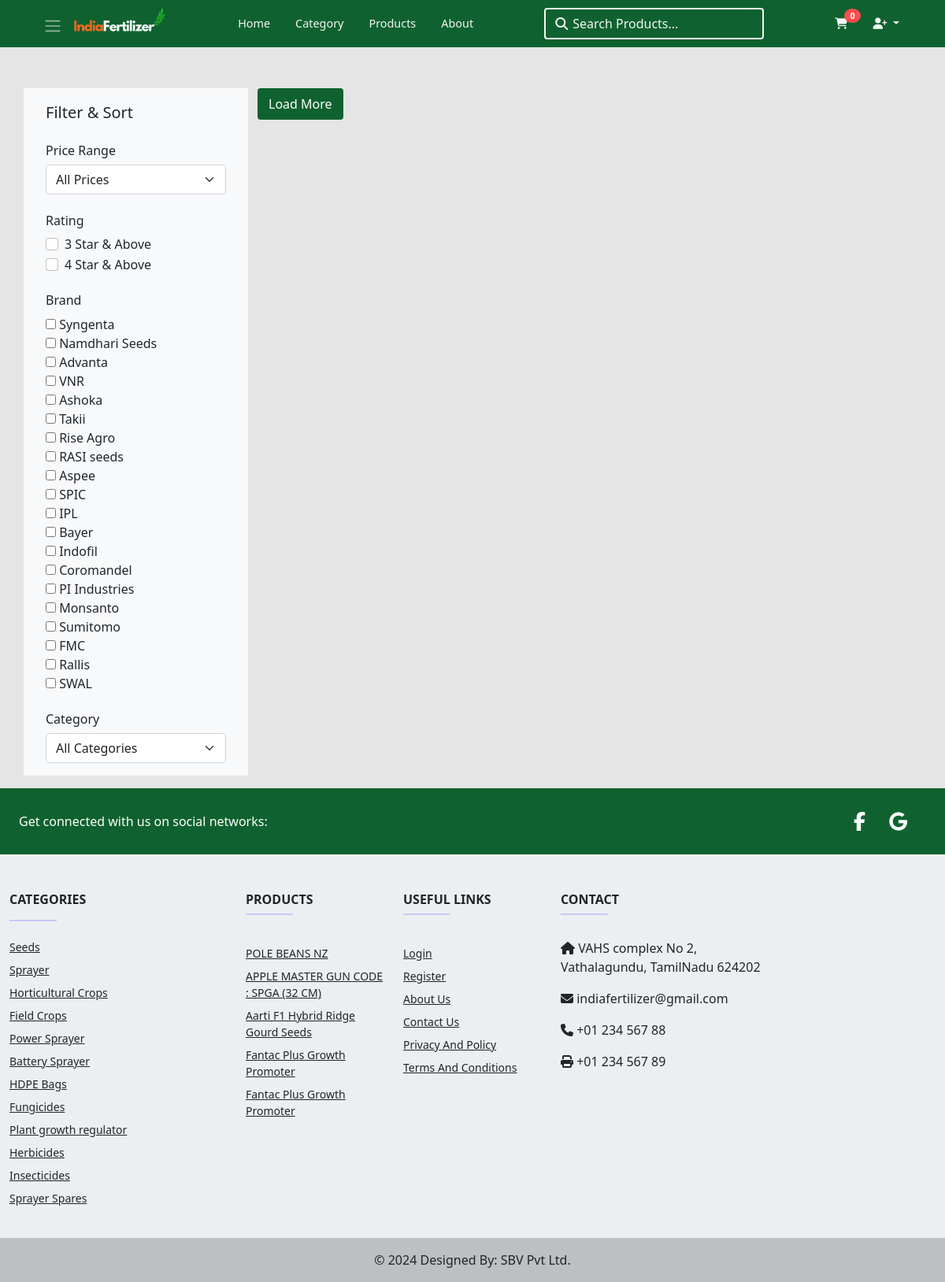
Screenshot of /products/ with the database file from the repository.
### shop/models.py (models this page shows, shortened)
class Brand(models.Model):
    name = models.CharField(max_length=255)

class Category(MPTTModel):
    name = models.CharField(max_length=255)
    image = models.ImageField(upload_to=getFilename)
    parent = TreeForeignKey('self', on_delete=models.CASCADE, null=True, blank=True, related_name='children')
    slug = models.SlugField()
    class MPTTMeta:
        order_insertion_by = ['name']

class Product(models.Model):
    UNIT_CHOICES = [
    ( 'KG', 'KiloGram' ),
    ( 'G', 'Gram' ),
    ( 'MG', 'MilliGram' ),
    ( 'ML', 'MilliLiter' ),
    ( 'L', 'Liter' ),
    ( 'KL', 'KiloLiter' ),
    ]
    name = models.CharField(max_length=255)
    description = models.TextField()
    image = models.ImageField(upload_to=getFilename)
    image1 =models.ImageField(upload_to=getFilename, null=True, blank=True)
    image2 = models.ImageField(upload_to=getFilename, null=True, blank=True)
    weight = models.IntegerField(default=0)
    unit_of_messure = models.CharField(max_length=20, choices=UNIT_CHOICES)
    category = models.ForeignKey(Category, on_delete=models.CASCADE)
    brand = models.ForeignKey(Brand, on_delete=models.CASCADE)
    is_show = models.BooleanField(default=True, help_text='0 = Not show, 1 = Default')
    is_trend = models.BooleanField(default=False, help_text='0 = Default, 1 = Trend')
    view_count = models.PositiveBigIntegerField(default=0, null=True, blank=True)
    stock_qty = models.IntegerField(default=0, blank=True)
    mrp_price = models.DecimalField(default=0.0, max_digits=10, decimal_places=2)
    selling_price =  models.DecimalField(default=0.0, max_digits=10, decimal_places=2, editable=False)
    discount_price = models.DecimalField(default=0.0, max_digits=10, decimal_places=2, editable=False)
    demo_url = models.URLField(null=True, blank=True)
    recommandation = models.TextField(null=True, blank=True)
    benifits_and_features = models.TextField(null=True, blank=True)
    discount_percentage = models.IntegerField(default=0)
    created_at = models.DateTimeField(auto_now_add=True)
    updated_at = models.DateTimeField(auto_now=True)
    slug = models.SlugField()

### shop/views.py (the view)
# urls.py: path('products/', views.products, name='products'),
def products(request, category_slug=None):
    context = get_context_data(request.user)
    products = Product.objects.filter(is_show=1)
    if category_slug:
        category = Category.objects.get(slug=category_slug)
        products = products.filter(category=category)
        context['category'] = category
    context['products_common_ratings'] = ProductReview.objects.order_by('rating').values_list('rating', flat=True).distinct()
    context['categories'] = Category.objects.all()
    context['brands'] = Brand.objects.all()
    return render(request, 'shop/products.html', context=context)

### shop/context_processors.py (called while the page is built)
def cart_count(request):
    if request.user.is_authenticated:
        cart_count = 0
    else:
        cart_count = 0
    return {'cart_count': cart_count}

def global_footer_context(request):
    category_list = Category.objects.all()
    return {'category_list': category_list}

def global_product_context(request):
    filtered_products = Product.objects.filter(is_show=1).order_by('?')[:5]
    cache.set('random_products', filtered_products, 300)
    return {'filtered_products': filtered_products}

### shop/views.py (called while the page is built)
def get_context_data(user=None):
    context = {
        'website_name' : 'indian fertilizer',
        'header' : True,
        'footer' : True,
        'cart_products' : None,
        'cart_count' : 0,
        'cart_product_slugs' : set()
    }
    if user.is_authenticated:
        cart_products = Cart.objects.filter(user=user)
        context['cart_products'] = cart_products
        context['cart_product_slugs'] = set(context['cart_products'].values_list('product__slug', flat=True))
        context['cart_count'] = cart_products.count()
    return context

### templates/shop/products.html (shortened to what this page needs)
{% extends 'layouts/main.html' %}
{% load static %}
{% block content %}
<div class="container-lg container-fluid" style="margin-top: 7rem;">
    <div class="row">
        <div class="offcanvas offcanvas-start w-md-25 bg-light text-dark " tabindex="-1"
            id="offcanvasFilter">
            <div class="offcanvas-header">
                <h5 class="offcanvas-title">Filter & Sort</h5>
            </div>
            <div class="offcanvas-body">
                <div class="mt-3">
                    <h6 class="mt-4">Price Range</h6>
                    <select class="form-select" id="price-filter">
                        <option value="">All Prices</option>
                    </select>
                </div>
                <h6 class="mt-4">Rating</h6>
                {% for rating in products_common_ratings %}
                <div class="form-check">
                 <input type="checkbox" class="form-check-input" id="rating{{rating}}" value="{{rating}}"
                    name="rating" onchange="closeAndResetAndLoadProducts()">
                 <label class="form-check-label" for="rating{{rating}}">
                    {% if rating == 5 %}
                    {{rating}} Star only
                    {% else %}
                    {{rating}} Star & Above
                    {% endif %}
                </label>
                </div>
                {% endfor %}
                <h6 class="mt-4">Brand</h6>
                {% for brand in brands %}
                <div>
                    <input type="checkbox" id="brand{{brand.id}}" name="brand" value="{{brand.id}}"
                    onchange="closeAndResetAndLoadProducts()">
                    <label for="brand{{brand.id}}">{{brand.name}}</label>
                </div>
                {% endfor %}
                <h6 class="mt-4">Category</h6>
                <select class="form-select" id="category-filter">
                    <option value="">All Categories</option>
                </select>
            </div>
        </div>
        <div class="col-md-9 mb-3">
            <button type="button" class="btn btn-success" id="load-more-btn"
                onclick="loadMoreProducts()">
                Load More
            </button>
        </div>
    </div>
</div>
{% endblock content %}

### templates/layouts/main.html (shortened to what this page needs)
{% load static %}
<!DOCTYPE html>
<html lang="en">
  <head>
    <link href="{% static 'css/bootstrap.min.css' %}" rel="stylesheet" />
    <link rel="stylesheet"
        href="https://cdnjs.cloudflare.com/ajax/libs/bootstrap-icons/1.10.3/font/bootstrap-icons.min.css">
    <link
      rel="stylesheet"
      href="https://cdnjs.cloudflare.com/ajax/libs/font-awesome/6.5.1/css/all.min.css"
    />
    <link rel="stylesheet" href="https://cdnjs.cloudflare.com/ajax/libs/animate.css/4.1.1/animate.min.css">
    <link rel="stylesheet" href="{% static 'css/index.css' %}" />
  </head>
  <body>
    <header>{% include 'inc/navbar.html' %}</header>
    {% block content %}
    {% endblock content %}
    {% include 'inc/toast.html' %}
    {% if footer %}
    <footer>{% include 'inc/footer.html' %}</footer>
    {% endif %}
  </body>
</html>

### templates/inc/navbar.html (shortened to what this page needs)
{% load static %}
<nav class="navbar navbar-dark fixed-top ">
  <div class="container-fluid container-lg">
    <div class="navbar-head">
      <a class="btn" type="button" data-bs-toggle="offcanvas" data-bs-target="#offcanvasNavbar"
         aria-controls="offcanvasNavbar">
        <span class="navbar-toggler-icon"></span>
      </a>
      <a href="{% url 'home' %}" class="brand">
        <img src="{% static 'images/website name.png' %}" alt="india fertilizer" class="brand-img {% if request.path == '/' %}animate__animated animate__bounceIn{% endif %}">
      </a>
    </div>
    <ul class="d-none d-lg-flex nav">
      <li class="nav-item {% if request.path == '/' %}animate__animated animate__fadeInUp animate__delay-1s{% endif %}">
        <a class="nav-link active" href="{% url 'home' %}" aria-current="page">Home</a>
      </li>
      <li class="nav-item {% if request.path == '/' %}animate__animated animate__fadeInUp animate__delay-2s{% endif %}">
        <a class="nav-link" href="{% url 'categories' %}">Category</a>
      </li>
      <li class="nav-item {% if request.path == '/' %}animate__animated animate__fadeInUp animate__delay-3s{% endif %}">
        <a class="nav-link" href="{% url 'products' %}">Products</a>
      </li>
      <li class="nav-item {% if request.path == '/' %}animate__animated animate__fadeInUp animate__delay-4s{% endif %}">
        <a class="nav-link" href="{% url 'about' %}">About</a>
      </li>
    </ul>
    {% if header %}
    <div class="search-box order-2 order-sm-1 animate__animated animate__fadeIn">
      <div name="search-form" class="search-group">
        <i class="fas fa-magnifying-glass text-light search-icon  animate__delay-1s animate__animated animate__fadeInLeft"></i>
        <input type="text" name="search" class="search-input animate__animated animate__fadeInRight" id="search-query" placeholder="Search products..." autocomplete="false" oninput="SearchProducts(event)">
      </div>
    </div>
    <ul class="nav order-1 order-sm-2">
      <li class="nav-item {% if request.path == '/' %}animate__animated animate__zoomIn{% endif %}">
        <a class="nav-link position-relative" href="{% url 'cart' %}" aria-current="page">
          <p class="badge cart-badge rounded-circle" id="cart-count">{{cart_count}}</p>
          <i class="fas fa-shopping-cart"></i>
        </a>
      </li>
      <li class="nav-item dropdown
        {% if request.path == '/' %}animate__animated animate__slideInDown animate__delay-1s{% endif %}">
        {% if user.is_authenticated %}
        <a class="nav-link dropdown-toggle" href="#" id="dropdownId" data-bs-toggle="dropdown">
          <i class="fas fa-user"></i>
        </a>
        {% else %}
        <a class="nav-link dropdown-toggle" href="#" id="dropdownId" data-bs-toggle="dropdown">
          <i class="fas fa-user-plus"></i>
        </a>
        {% endif %}
      </li>
    </ul>
    {% endif %}
  </div>
</nav>

### templates/inc/offcanvas.html (shortened to what this page needs)
{% load static %}

### templates/inc/toast.html (shortened to what this page needs)
<div
  class="toast-container position-fixed bottom-0 start-50 translate-middle-x mb-2"
  style="z-index: 300"
>
</div>

### templates/inc/footer.html (shortened to what this page needs)
{% load static %}
<footer class=" text-lg-start text-dark mt-3" style="background-color: #eceff1">
  <section class="d-flex justify-content-between align-items-center p-4 footer-social ">
    <div class="me-5">
      <span class="text-white">Get connected with us on social networks:</span>
    </div>
    <div class="socio">
      <a href="#" class="text-white me-4 text-decoration-none">
        <i class="fab fa-facebook-f"></i>
      </a>
      <a href="#" class="text-white me-4 text-decoration-none">
        <i class="fab fa-google"></i>
      </a>
    </div>
  </section>
  <section class="section-links">
    <div class="container-fluid text-center text-md-start mt-5">
      <div class="row mt-3 text-center text-md-start">
        <div class="col-12 col-md-6 col-lg-3 mb-4">
          <h6 class="text-uppercase fw-bold text-align-center">Categories</h6>
          <hr class="mb-2 mt-0 d-inline-block mx-auto" style="width: 60px; background-color: #7c4dff; height: 2px" />
          <ul class="list-unstyled">
            {% for category in category_list %}
            <li class="my-2 align-items-center">
              <a href="{% url 'categories' category.slug %}" class="text-dark">{{category.name}}</a>
            </li>
            {% endfor %}
          </ul>
        </div>
        <div class="col-12 col-md-6 col-lg-2 mb-4">
          <h6 class="text-uppercase fw-bold">Products</h6>
          <hr class="mb-4 mt-0 d-inline-block mx-auto" style="width: 60px; background-color: #7c4dff; height: 2px" />
          <ul class="list-unstyled">
            {% for product in filtered_products %}
            <li class="my-2">
              <a href="{% url 'product_details' product.slug %}" class="text-dark">{{product.name}}</a>
            </li>
            {% endfor %}
          </ul>
        </div>
        <div class="col-12 col-md-6 col-lg-2 mb-4">
          <h6 class="text-uppercase fw-bold">Useful Links</h6>
          <hr class="mb-4 mt-0 d-inline-block mx-auto" style="width: 60px; background-color: #7c4dff; height: 2px" />
          <ul class="list-unstyled">
            {% if not user.is_authenticated %}
            <li class="my-2"><a href="{% url 'login' %}" class="text-dark">Login</a></li>
            <li class="my-2"><a href="{% url 'register' %}" class="text-dark">Register</a></li>
            {% endif %}
            <li class="my-2"><a href="{% url 'about' %}" class="text-dark">About Us</a></li>
            <li class="my-2"><a href="{% url 'help_us' %}" class="text-dark">Contact Us</a></li>
            <li class="my-2"><a href="{% url 'privacy_policy' %}" class="text-dark">Privacy And Policy</a></li>
            <li class="my-2"><a href="{% url 'terms_conditions' %}" class="text-dark">Terms And Conditions</a></li>
          </ul>
        </div>
        <div class="col-12 col-md-6 col-lg-3 mb-4">
          <h6 class="text-uppercase fw-bold">Contact</h6>
          <hr class="mb-4 mt-0 d-inline-block mx-auto" style="width: 60px; background-color: #7c4dff; height: 2px" />
          <p><i class="fas fa-home mr-3"></i> VAHS complex No 2, Vathalagundu, TamilNadu 624202</p>
          <p><i class="fas fa-envelope mr-3"></i> indiafertilizer@gmail.com</p>
          <p><i class="fas fa-phone mr-3"></i> +01 234 567 88</p>
          <p><i class="fas fa-print mr-3"></i> +01 234 567 89</p>
        </div>
      </div>
    </div>
  </section>
  <div class="text-center p-3" style="background-color: rgba(0, 0, 0, 0.2)">
    © 2024 Designed By: SBV Pvt Ltd.
  </div>
</footer>

### static/css/index.css (style rules this page uses)
* { padding: 0; margin: 0; box-sizing: border-box; }
:root { --bg-color: #e5e5e5; --primary-color: #0f622f; --secondary-color: #ff4c4c; --primary-font-color: whitesmoke; --secondary-font-color: #888; --width: 100px; --height: 120px; --quantity: 10; }
body { background-color: var(--bg-color); }
.navbar { background-color: var(--primary-color); }
.navbar-head { display: flex; align-items: ce; }
.navbar-head > .btn { margin-top: 4px; color: var(--primary-font-color); }
.brand-img { height: 35px; width: 150px; object-fit: cover; }
.nav-link > i, .nav-link, .nav-link:hover { color: var(--primary-font-color); }
.search-group { position: relative; }
.search-icon { position: absolute; top: 50%; left: 14px; transform: translateY(-50%); }
.search-input { border: 2px solid var(--primary-font-color); border-radius: 4px; padding: 10px; padding-left: 34px; height: 40px; outline: none; background-color: transparent; color: var(--primary-font-color); }
.search-input::placeholder { color: var(--primary-font-color); text-transform: capitalize; }
.cart-badge { background-color: var(--secondary-color); position: absolute; top: 0; right: 0; }
.offcanvas { background-color: var(--primary-color); color: var(--primary-font-color); }
.btn-success { background-color: var(--primary-color); border: 2px solid var(--primary-color); }
ul { font-size: 0.9em; }

### templates/layouts/main.html (style rules this page uses)
body { user-select: none; }

### templates/inc/navbar.html (style rules this page uses)
.brand-img { height: 35px; width: 120px; object-fit: cover; }
.search-icon { position: absolute; top: 30%; left: 14px; transform: translateY(-50%); }

### templates/shop/products.html (style rules this page uses)
@media (min-width:768px) { #offcanvasFilter { display: block !important; visibility:visible !important; transform: translateX(0) !important; position: static !important; z-index: 0 !important; width: 25% !important; } }
@media (min-width:768px) { .offcanvas-start { border: none !important; } }
@media (min-width:768px) { .offcanvas-body { padding-top: 0 !important; } }
@media (min-width:768px) { .offcanvas-header { padding-bottom: 0 !important; } }

### templates/inc/footer.html (style rules this page uses)
.footer-social { background-color: var(--primary-color); }
.section-links li { list-style: none; cursor: pointer; font-weight: 500; font-size: 14px; }
.footer-social a { font-size: 1.5rem; transition: color 0.3s ease-in-out; }

### rows the page displays
Brand: name "Syngenta"
Brand: name "Namdhari Seeds"
Brand: name "Advanta"
Brand: name "VNR"
Brand: name "Ashoka"
Brand: name "Takii"
Brand: name "Rise Agro"
Brand: name "RASI seeds"
Brand: name "Aspee"
Brand: name "SPIC"
Brand: name "IPL"
Brand: name "Bayer"
Brand: name "Indofil"
Brand: name "Coromandel"
Brand: name "PI Industries"
Brand: name "Monsanto"
Brand: name "Sumitomo"
Brand: name "FMC"
Brand: name "Rallis"
Brand: name "SWAL"
Category: name "Seeds"
Category: name "Sprayer"
Category: name "Horticultural Crops"
Category: name "Field Crops"
Category: name "Power Sprayer"
Category: name "Battery Sprayer"
Category: name "HDPE Bags"
Category: name "Fungicides"
Category: name "Plant growth regulator"
Category: name "Herbicides"
Category: name "Insecticides"
Category: name "Sprayer Spares"
Product: name "POLE BEANS NZ"
Product: name "APPLE MASTER GUN CODE : SPGA (32 CM)"
Product: name "Aarti F1 Hybrid Ridge Gourd Seeds"
Product: name "Fantac Plus Growth Promoter"
Product: name "Fantac Plus Growth Promoter"

### other values shown
{{ cart_count }} "0"
{{ rating }} "3" "4"
